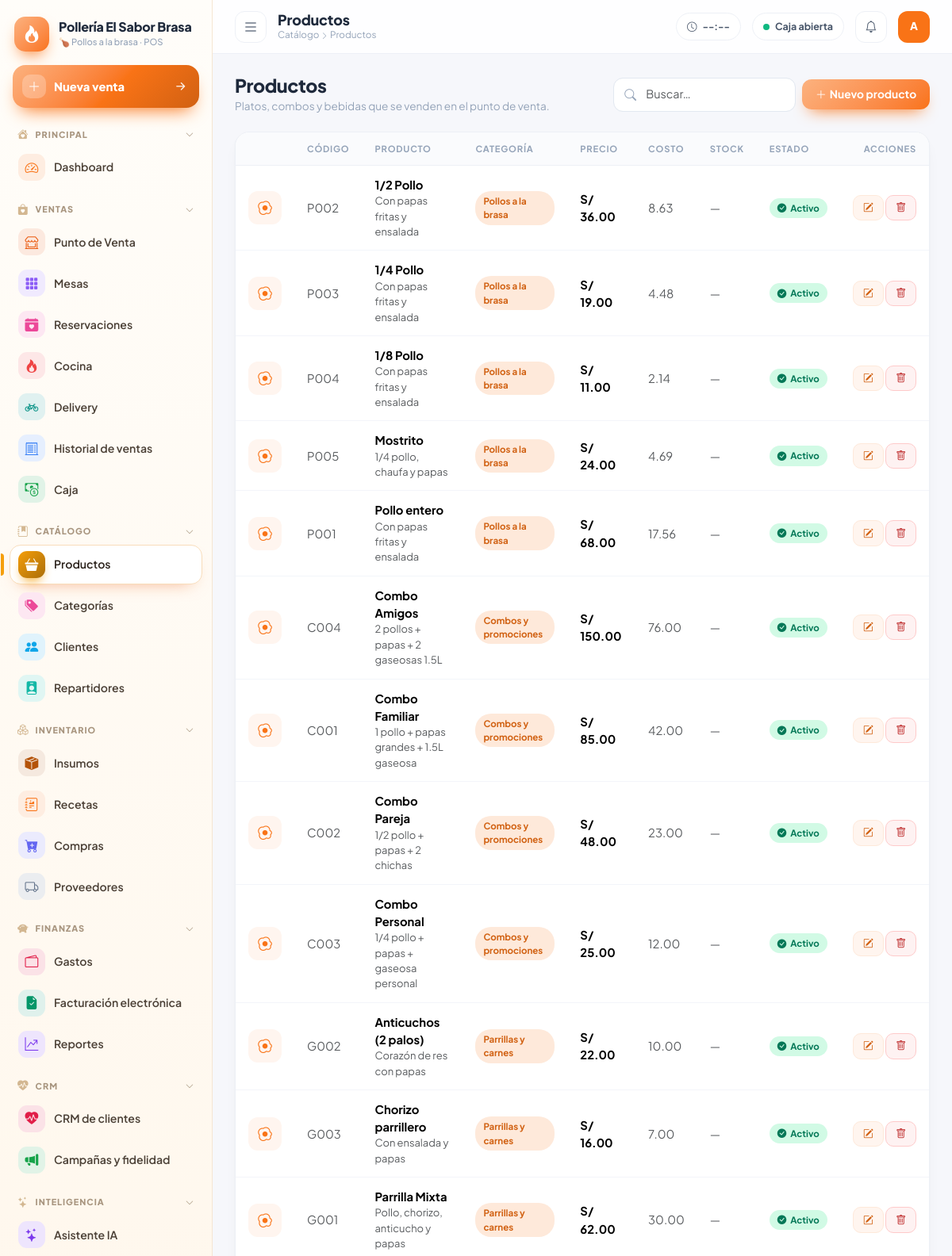
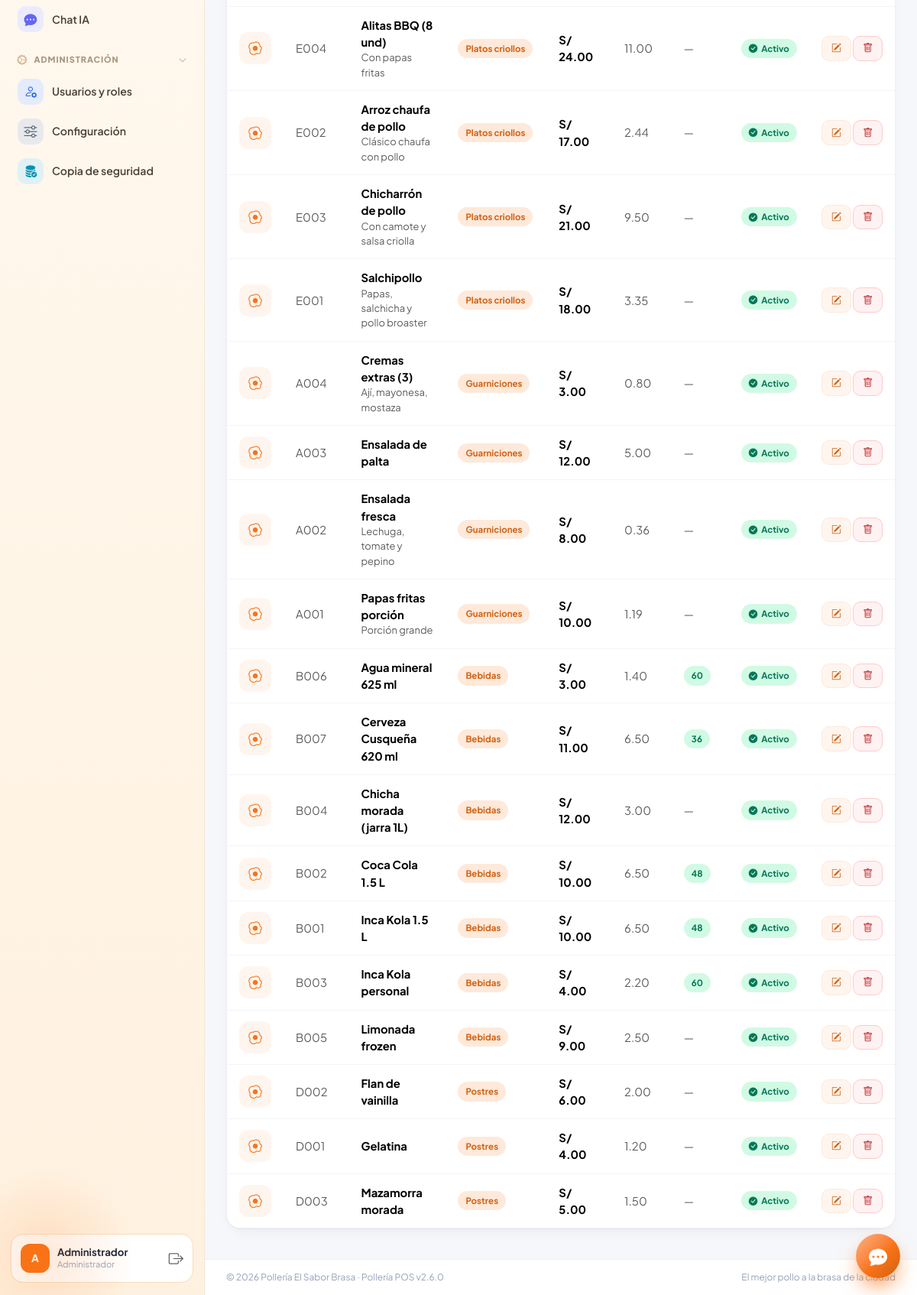
Page /index.php?r=productos/index (signed in) on the committed database (2 pictures, top to bottom).
### tables this page shows
CREATE TABLE IF NOT EXISTS `productos` (
  `id` int unsigned NOT NULL AUTO_INCREMENT,
  `categoria_id` int unsigned NOT NULL,
  `codigo` varchar(30) DEFAULT NULL,
  `nombre` varchar(120) NOT NULL,
  `descripcion` varchar(255) DEFAULT NULL,
  `precio` decimal(12,2) NOT NULL DEFAULT '0.00',
  `costo` decimal(12,2) NOT NULL DEFAULT '0.00',
  `imagen` varchar(255) DEFAULT NULL,
  `stock_control` tinyint(1) NOT NULL DEFAULT '0',
  `stock` decimal(12,2) NOT NULL DEFAULT '0.00',
  `stock_minimo` decimal(12,2) NOT NULL DEFAULT '0.00',
  `para_cocina` tinyint(1) NOT NULL DEFAULT '1',
  `estado` tinyint(1) NOT NULL DEFAULT '1',
  `created_at` timestamp NOT NULL DEFAULT CURRENT_TIMESTAMP,
  PRIMARY KEY (`id`),
  KEY `idx_prod_cat` (`categoria_id`),
  CONSTRAINT `fk_prod_cat` FOREIGN KEY (`categoria_id`) REFERENCES `categorias` (`id`)
);

CREATE TABLE IF NOT EXISTS `categorias` (
  `id` int unsigned NOT NULL AUTO_INCREMENT,
  `nombre` varchar(80) NOT NULL,
  `icono` varchar(40) NOT NULL DEFAULT 'bi-egg-fried',
  `color` varchar(9) NOT NULL DEFAULT '#F97316',
  `orden` int NOT NULL DEFAULT '0',
  `estado` tinyint(1) NOT NULL DEFAULT '1',
  PRIMARY KEY (`id`)
);

### core/Controller.php (called while the page is built, shortened)
<?php
abstract class Controller
{
    protected string $module = '';
    protected function view(string $view, array $data = [], string $layout = 'layouts/main'): void
    {
        $data += ['title' => APP_NAME, 'module' => $this->module, 'useCharts' => false];
        extract($data, EXTR_SKIP);
        require BASE_PATH . '/app/views/' . $view . '.php';
        $content = ob_get_clean();
        require BASE_PATH . '/app/views/' . $layout . '.php';
    }
}

### core/CrudController.php (called while the page is built, shortened)
<?php
abstract class CrudController extends Controller
{
    protected function cfgc(): array
    {
        $c = $this->config();
        $c += [
            'select' => null, 'order' => 'id DESC', 'icon' => 'bi-list', 'plural' => $c['title'] ?? '',
            'route' => $this->module, 'list_action' => 'index', 'columns' => [], 'fields' => [],
            'extra_actions' => [], 'can_delete' => true, 'subtitle' => '', 'header_actions' => '',
        ];
        return $c;
    }
    protected function listRows(array $c): array
    {
        $sql = $c['select'] ?: 'SELECT * FROM `' . $c['table'] . '`';
        return DB::all($sql . ' ORDER BY ' . $c['order']);
    }
    protected function renderList(): void
    {
        $c = $this->cfgc();
        $this->view('crud/index', [
            'title' => $c['title'], 'c' => $c, 'rows' => $this->listRows($c),
        ]);
    }
    public function indexAction(): void { $this->renderList(); }
}

### index.php (called while the page is built, shortened)
<?php
$route = $_GET['r'] ?? '';
$parts = explode('/', $route);
$act  = $parts[1] ?? 'index';
$obj = new $class();
$method = $act . 'Action';
try {
    $obj->$method();
} catch (Throwable $e) {
    http_response_code(500);
    if (is_ajax()) {
        header('Content-Type: application/json; charset=utf-8');
        echo json_encode(['ok' => false, 'msg' => APP_DEBUG ? $e->getMessage() : 'Error interno']);
    } else {
        echo '<pre style="padding:20px;font-family:monospace">' . (APP_DEBUG ? e($e->getMessage() . "\n" . $e->getFile() . ':' . $e->getLine()) : 'Error interno del servidor') . '</pre>';
    }
}

### core/helpers.php (called while the page is built, shortened)
<?php
function e($v): string { return htmlspecialchars((string)$v, ENT_QUOTES, 'UTF-8'); }
function url(string $route = 'dashboard/index', array $params = []): string
{
    return BASE_URL . '/index.php?' . http_build_query(array_merge(['r' => $route], $params));
}
function asset(string $path): string
{
    $f = BASE_PATH . '/assets/' . $path;
    return BASE_URL . '/assets/' . $path . (is_file($f) ? '?v=' . filemtime($f) : '');
}
function cfg(string $key, $default = '') { return Setting::get($key, $default); }
function num($n, ?int $dec = null): string
{
    $dec ??= (int)cfg('decimales', 2);
    return number_format((float)$n, $dec, cfg('sep_decimal', '.'), cfg('sep_miles', ','));
}
function money($n, bool $symbol = true): string
{
    $s = num($n);
    $sym = cfg('moneda_simbolo', 'S/');
    return cfg('moneda_posicion', 'antes') === 'despues' ? $s . ' ' . $sym : $sym . ' ' . $s;
}
function initials(string $name): string
{
    $p = preg_split('/\s+/', trim($name));
    return mb_strtoupper(mb_substr($p[0] ?? '', 0, 1) . mb_substr($p[1] ?? '', 0, 1));
}

### core/DB.php (called while the page is built, shortened)
<?php
class DB
{
    private static ?PDO $pdo = null;
    public static function pdo(): PDO
    {
        if (self::$pdo === null) {
            $dsn = 'mysql:host=' . DB_HOST . ';port=' . DB_PORT . ';dbname=' . DB_NAME . ';charset=utf8mb4';
            self::$pdo = new PDO($dsn, DB_USER, DB_PASS, [
                PDO::ATTR_ERRMODE            => PDO::ERRMODE_EXCEPTION,
                PDO::ATTR_DEFAULT_FETCH_MODE => PDO::FETCH_ASSOC,
                PDO::ATTR_EMULATE_PREPARES   => false,
            ]);
            self::$pdo->exec("SET time_zone = '" . date('P') . "'");
        }
        return self::$pdo;
    }
    public static function q(string $sql, array $p = []): PDOStatement
    {
        $st = self::pdo()->prepare($sql);
        $st->execute($p);
        return $st;
    }
    public static function all(string $sql, array $p = []): array { return self::q($sql, $p)->fetchAll(); }
    public static function one(string $sql, array $p = []): ?array { $r = self::q($sql, $p)->fetch(); return $r ?: null; }
}

### core/Setting.php (called while the page is built, shortened)
<?php
class Setting
{
    private static ?array $cache = null;
    public static function load(bool $force = false): void
    {
        if (self::$cache === null || $force) {
            self::$cache = [];
            foreach (DB::all('SELECT clave, valor FROM configuraciones') as $r) {
                self::$cache[$r['clave']] = $r['valor'];
            }
        }
    }
    public static function get(string $key, $default = '')
    {
        return array_key_exists($key, self::$cache) && self::$cache[$key] !== null ? self::$cache[$key] : $default;
    }
}

### core/Auth.php (called while the page is built, shortened)
<?php
class Auth
{
    public static function user(): ?array { return $_SESSION['user'] ?? null; }
    public static function id(): int { return (int)($_SESSION['user']['id'] ?? 0); }
    public static function modules(): array { static $m = null; return $m ??= require BASE_PATH . '/config/modules.php'; }
    public static function can(string $module): bool
    {
        $u = self::user();
        if ($u['permisos'] === '*') return true;
        return in_array($module, array_map('trim', explode(',', $u['permisos'])), true);
    }
}

### app/views/crud/index.php (the view, shortened to what this page needs)
<?php
$cols = $c['columns'];
function crud_cell(array $col, array $row): string
{
    $k = $col['key'];
    $v = $row[$k] ?? null;
    $t = $col['type'] ?? 'text';
    switch ($t) {
        case 'strong': return '<span class="fw-bold">' . e($v) . '</span>' . (!empty($col['sub']) && !empty($row[$col['sub']]) ? '<div class="text-muted small">' . e($row[$col['sub']]) . '</div>' : '');
        case 'money':  return '<span class="fw-bold">' . e(money($v)) . '</span>';
        case 'bool':   return $v ? '<span class="bsoft ok"><i class="bi bi-check-circle-fill"></i>Activo</span>' : '<span class="bsoft gray"><i class="bi bi-dash-circle"></i>Inactivo</span>';
        case 'img':    return $v ? '<img class="thumb" src="' . e(upload_url($v)) . '" alt="">' : '<span class="thumb"><i class="bi ' . e($col['icon'] ?? 'bi-image') . '"></i></span>';
        case 'badge':  return $v !== null && $v !== '' ? '<span class="bsoft ' . e($col['class'] ?? 'brand') . '">' . e($v) . '</span>' : '<span class="text-muted">—</span>';
        case 'stock':
            if (isset($row['stock_control']) && !(int)$row['stock_control']) return '<span class="text-muted">—</span>';
            $low = isset($row['stock_minimo']) && (float)$v <= (float)$row['stock_minimo'];
            $unit = !empty($col['unit']) ? ' ' . e($row[$col['unit']] ?? '') : '';
            return '<span class="bsoft ' . ($low ? 'bad' : 'ok') . '">' . e(num($v, $col['dec'] ?? 0)) . $unit . '</span>';
        case 'muted':  return '<span class="text-muted">' . e($v ?: '—') . '</span>';
    }
}
?>
<div class="page-head">
  <div><h2><?= e($c['title']) ?></h2><p><?= e($c['subtitle'] ?: 'Gestione el listado de ' . mb_strtolower($c['title'])) ?></p></div>
  <div class="d-flex gap-2 flex-wrap align-items-center">
    <div class="search-box"><i class="bi bi-search"></i><input type="search" class="form-control" placeholder="Buscar…" data-filter-table="#crudTable" style="min-width:230px"></div>
    <button class="btn btn-brand" id="btnNew"><i class="bi bi-plus-lg me-1"></i>Nuevo <?= e($c['singular']) ?></button>
  </div>
</div>
<div class="card-soft">
  <div class="table-wrap">
    <table class="table table-modern" id="crudTable">
      <thead><tr>
        <?php foreach ($cols as $col): ?><th class="<?= e($col['th'] ?? '') ?>"><?= e($col['label']) ?></th><?php endforeach; ?>
        <th class="text-end">Acciones</th>
      </tr></thead>
      <tbody>
      <?php foreach ($rows as $r): ?>
        <tr data-row="<?= e(json_encode($r, JSON_UNESCAPED_UNICODE)) ?>">
          <?php foreach ($cols as $col): ?><td class="<?= e($col['td'] ?? '') ?>"><?= crud_cell($col, $r) ?></td><?php endforeach; ?>
          <td class="text-end text-nowrap">
            <button class="btn btn-soft btn-sm btn-edit" title="Editar"><i class="bi bi-pencil-square"></i></button>
            <?php if ($c['can_delete']): ?>
            <form method="post" action="<?= e(url($c['route'] . '/delete')) ?>" class="d-inline" data-confirm="Se eliminará este registro de forma permanente." data-danger="1" data-btn="Eliminar">
              <button class="btn btn-danger-soft btn-sm" title="Eliminar"><i class="bi bi-trash"></i></button>
            </form>
            <?php endif; ?>
          </td>
        </tr>
      <?php endforeach; ?>
      </tbody>
    </table>
  </div>
</div>

### app/views/layouts/main.php (shortened to what this page needs)
<?php
$mods = Auth::modules();
$groups = [];
foreach ($mods as $key => $m) { if (Auth::can($key)) $groups[$m[2]][$key] = $m; }
$user = Auth::user();
$empresa = cfg('empresa_nombre', APP_NAME);
$logo = cfg('empresa_logo');
$cajaAbierta = DB::one("SELECT id, fecha_apertura FROM cajas WHERE usuario_id = ? AND estado = 'abierta' ORDER BY id DESC LIMIT 1", [Auth::id()]);
$alertas = 0;
if (Auth::can('insumos')) {
    $alertas += (int)DB::val('SELECT COUNT(*) FROM insumos WHERE estado=1 AND stock <= stock_minimo');
    $alertas += (int)DB::val('SELECT COUNT(*) FROM productos WHERE estado=1 AND stock_control=1 AND stock <= stock_minimo');
}
$crumb = $mods[$module][2] ?? 'Principal';
?><!doctype html>
<html lang="es">
<head>
<link href="https://cdn.jsdelivr.net/npm/bootstrap@5.3.3/dist/css/bootstrap.min.css" rel="stylesheet">
<link href="https://cdn.jsdelivr.net/npm/bootstrap-icons@1.11.3/font/bootstrap-icons.min.css" rel="stylesheet">
<link href="<?= asset('css/app.css') ?>" rel="stylesheet">
</head>
<body>
<div class="app">
  <aside class="sidebar" id="sidebar">
    <div class="sb-brand">
      <div class="sb-logo"><?php if ($logo): ?><img src="<?= e(upload_url($logo)) ?>" alt=""><?php else: ?><i class="bi bi-fire"></i><?php endif; ?></div>
      <div style="min-width:0">
        <div class="sb-title text-truncate"><?= e($empresa) ?></div>
        <div class="sb-sub">🍗 Pollos a la brasa · POS</div>
      </div>
    </div>
    <?php if (Auth::can('pos')): ?>
    <div class="sb-cta-wrap">
      <a href="<?= e(url('pos/index')) ?>" class="sb-cta" title="Nueva venta"><span class="ic"><i class="bi bi-plus-lg"></i></span><span class="tx">Nueva venta</span><i class="bi bi-arrow-right-short go"></i></a>
    </div>
    <?php endif; ?>
    <nav class="sb-nav">
      <?php
      $mc = ['dashboard' => '#F97316', 'pos' => '#EA580C', 'mesas' => '#8B5CF6', 'reservas' => '#EC4899', 'cocina' => '#EF4444', 'delivery' => '#0D9488', 'ventas' => '#3B82F6', 'caja' => '#16A34A',
             'productos' => '#F59E0B', 'categorias' => '#EC4899', 'clientes' => '#0EA5E9', 'repartidores' => '#14B8A6', 'insumos' => '#B45309', 'recetas' => '#F97316',
             'compras' => '#6366F1', 'proveedores' => '#64748B', 'gastos' => '#E11D48', 'reportes' => '#7C3AED', 'facturacion' => '#059669', 'crm' => '#E11D48', 'campanas' => '#16A34A', 'asistente' => '#7C3AED', 'chat' => '#6366F1', 'usuarios' => '#2563EB', 'empresa' => '#475569', 'backup' => '#0891B2'];
      $gi = ['Principal' => 'bi-house-heart-fill', 'Ventas' => 'bi-bag-heart-fill', 'Catálogo' => 'bi-journal-bookmark-fill', 'Inventario' => 'bi-boxes', 'Finanzas' => 'bi-piggy-bank-fill', 'CRM' => 'bi-heart-pulse-fill', 'Inteligencia' => 'bi-stars', 'Administración' => 'bi-gear-wide-connected'];
      foreach ($groups as $g => $items): $hasActive = isset($items[$module]); ?>
        <div class="sb-sec <?= $hasActive ? 'has-active' : '' ?>" data-g="<?= e($g) ?>">
          <button type="button" class="sb-group"><i class="bi <?= e($gi[$g] ?? 'bi-grid') ?> gi"></i><span><?= e($g) ?></span><i class="bi bi-chevron-down chev"></i></button>
          <div class="sb-items">
          <?php foreach ($items as $key => $m): ?>
            <a class="sb-link <?= $module === $key ? 'active' : '' ?>" style="--c:<?= $mc[$key] ?? '#F97316' ?>" href="<?= e(url($m[3])) ?>" title="<?= e($m[0]) ?>">
              <div class="ti"><i class="bi <?= e($m[1]) ?>"></i></div><span class="lb"><?= e($m[0]) ?></span>
            </a>
          <?php endforeach; ?>
          </div>
        </div>
      <?php endforeach; ?>
    </nav>
    <div class="sb-user">
      <div class="avatar"><?php if (!empty($user['avatar'])): ?><img src="<?= e(upload_url($user['avatar'])) ?>" alt=""><?php else: ?><?= e(initials($user['nombre'])) ?><?php endif; ?></div>
      <div class="info" style="min-width:0;flex:1">
        <div class="nm"><?= e($user['nombre']) ?></div>
        <div class="rl"><?= e($user['rol']) ?></div>
      </div>
      <a href="<?= e(url('auth/logout')) ?>" class="text-muted info" title="Cerrar sesión" style="font-size:1.2rem"><i class="bi bi-box-arrow-right"></i></a>
    </div>
  </aside>
  <div class="main">
    <header class="topbar">
      <button class="icon-btn" id="sbToggle" type="button" aria-label="Menú"><i class="bi bi-list fs-5"></i></button>
      <div class="me-auto" style="min-width:0">
        <h1 class="tb-title text-truncate"><?= e($title) ?></h1>
        <div class="tb-crumb d-none d-sm-block"><?= e($crumb) ?> <i class="bi bi-chevron-right" style="font-size:.6rem"></i> <?= e($title) ?></div>
      </div>
      <span class="chip d-none d-md-inline-flex"><i class="bi bi-clock"></i><span id="clock">--:--</span></span>
      <?php if (Auth::can('caja')): ?>
        <a href="<?= e(url('caja/index')) ?>" class="chip <?= $cajaAbierta ? '' : 'off' ?> text-decoration-none">
          <span class="pulse"></span><?= $cajaAbierta ? 'Caja abierta' : 'Caja cerrada' ?>
        </a>
      <?php endif; ?>
      <?php if (Auth::can('insumos')): ?>
        <a href="<?= e(url('insumos/index')) ?>" class="icon-btn" title="Alertas de stock"><i class="bi bi-bell"></i><?php if ($alertas): ?><span class="dot"></span><?php endif; ?></a>
      <?php endif; ?>
      <div class="dropdown">
        <button class="icon-btn p-0 border-0 bg-transparent" data-bs-toggle="dropdown" aria-expanded="false">
          <span class="avatar" style="width:40px;height:40px;border-radius:12px"><?php if (!empty($user['avatar'])): ?><img src="<?= e(upload_url($user['avatar'])) ?>" alt=""><?php else: ?><?= e(initials($user['nombre'])) ?><?php endif; ?></span>
        </button>
      </div>
    </header>
    <main class="content"><?= $content ?></main>
    <footer class="footer d-flex justify-content-between flex-wrap gap-2">
      <span>© <?= date('Y') ?> <?= e($empresa) ?> · <?= e(APP_NAME) ?> v<?= APP_VERSION ?></span>
      <span><?= e(cfg('empresa_eslogan')) ?></span>
    </footer>
  </div>
</div>
</body>
</html>

### rows in the picture
productos: codigo "P002", nombre "1/2 Pollo", descripcion "Con papas fritas y ensalada", categoria.nombre "Pollos a la brasa", precio "S/ 36.00", costo "8.63", estado 1 (drawn)
productos: codigo "P003", nombre "1/4 Pollo", descripcion "Con papas fritas y ensalada", categoria.nombre "Pollos a la brasa", precio "S/ 19.00", costo "4.48", estado 1 (drawn)
productos: codigo "P004", nombre "1/8 Pollo", descripcion "Con papas fritas y ensalada", categoria.nombre "Pollos a la brasa", precio "S/ 11.00", costo "2.14", estado 1 (drawn)
productos: codigo "P005", nombre "Mostrito", descripcion "1/4 pollo, chaufa y papas", categoria.nombre "Pollos a la brasa", precio "S/ 24.00", costo "4.69", estado 1 (drawn)
productos: codigo "P001", nombre "Pollo entero", descripcion "Con papas fritas y ensalada", categoria.nombre "Pollos a la brasa", precio "S/ 68.00", costo "17.56", estado 1 (drawn)
productos: codigo "C004", nombre "Combo Amigos", descripcion "2 pollos + papas + 2 gaseosas 1.5L", categoria.nombre "Combos y promociones", precio "S/ 150.00", costo "76.00", estado 1 (drawn)
productos: codigo "C001", nombre "Combo Familiar", descripcion "1 pollo + papas grandes + 1.5L gaseosa", categoria.nombre "Combos y promociones", precio "S/ 85.00", costo "42.00", estado 1 (drawn)
productos: codigo "C002", nombre "Combo Pareja", descripcion "1/2 pollo + papas + 2 chichas", categoria.nombre "Combos y promociones", precio "S/ 48.00", costo "23.00", estado 1 (drawn)
productos: codigo "C003", nombre "Combo Personal", descripcion "1/4 pollo + papas + gaseosa personal", categoria.nombre "Combos y promociones", precio "S/ 25.00", costo "12.00", estado 1 (drawn)
productos: codigo "G002", nombre "Anticuchos (2 palos)", descripcion "Corazón de res con papas", categoria.nombre "Parrillas y carnes", precio "S/ 22.00", costo "10.00", estado 1 (drawn)
productos: codigo "G003", nombre "Chorizo parrillero", descripcion "Con ensalada y papas", categoria.nombre "Parrillas y carnes", precio "S/ 16.00", costo "7.00", estado 1 (drawn)
productos: codigo "G001", nombre "Parrilla Mixta", descripcion "Pollo, chorizo, anticucho y papas", categoria.nombre "Parrillas y carnes", precio "S/ 62.00", costo "30.00", estado 1 (drawn)
productos: codigo "E004", nombre "Alitas BBQ (8 und)", descripcion "Con papas fritas", categoria.nombre "Platos criollos", precio "S/ 24.00", costo "11.00", estado 1 (drawn)
productos: codigo "E002", nombre "Arroz chaufa de pollo", descripcion "Clásico chaufa con pollo", categoria.nombre "Platos criollos", precio "S/ 17.00", costo "2.44", estado 1 (drawn)
productos: codigo "E003", nombre "Chicharrón de pollo", descripcion "Con camote y salsa criolla", categoria.nombre "Platos criollos", precio "S/ 21.00", costo "9.50", estado 1 (drawn)
productos: codigo "E001", nombre "Salchipollo", descripcion "Papas, salchicha y pollo broaster", categoria.nombre "Platos criollos", precio "S/ 18.00", costo "3.35", estado 1 (drawn)
productos: codigo "A004", nombre "Cremas extras (3)", descripcion "Ají, mayonesa, mostaza", categoria.nombre "Guarniciones", precio "S/ 3.00", costo "0.80", estado 1 (drawn)
productos: codigo "A003", nombre "Ensalada de palta", categoria.nombre "Guarniciones", precio "S/ 12.00", costo "5.00", estado 1 (drawn)
productos: codigo "A002", nombre "Ensalada fresca", descripcion "Lechuga, tomate y pepino", categoria.nombre "Guarniciones", precio "S/ 8.00", costo "0.36", estado 1 (drawn)
productos: codigo "A001", nombre "Papas fritas porción", descripcion "Porción grande", categoria.nombre "Guarniciones", precio "S/ 10.00", costo "1.19", estado 1 (drawn)
productos: codigo "B006", nombre "Agua mineral 625 ml", categoria.nombre "Bebidas", precio "S/ 3.00", costo "1.40", stock "60", estado 1 (drawn)
productos: codigo "B007", nombre "Cerveza Cusqueña 620 ml", categoria.nombre "Bebidas", precio "S/ 11.00", costo "6.50", stock "36", estado 1 (drawn)
productos: codigo "B004", nombre "Chicha morada (jarra 1L)", categoria.nombre "Bebidas", precio "S/ 12.00", costo "3.00", estado 1 (drawn)
productos: codigo "B002", nombre "Coca Cola 1.5 L", categoria.nombre "Bebidas", precio "S/ 10.00", costo "6.50", stock "48", estado 1 (drawn)
productos: codigo "B001", nombre "Inca Kola 1.5 L", categoria.nombre "Bebidas", precio "S/ 10.00", costo "6.50", stock "48", estado 1 (drawn)
productos: codigo "B003", nombre "Inca Kola personal", categoria.nombre "Bebidas", precio "S/ 4.00", costo "2.20", stock "60", estado 1 (drawn)
productos: codigo "B005", nombre "Limonada frozen", categoria.nombre "Bebidas", precio "S/ 9.00", costo "2.50", estado 1 (drawn)
productos: codigo "D002", nombre "Flan de vainilla", categoria.nombre "Postres", precio "S/ 6.00", costo "2.00", estado 1 (drawn)
productos: codigo "D001", nombre "Gelatina", categoria.nombre "Postres", precio "S/ 4.00", costo "1.20", estado 1 (drawn)
productos: codigo "D003", nombre "Mazamorra morada", categoria.nombre "Postres", precio "S/ 5.00", costo "1.50", estado 1 (drawn)

### other values in the picture
$empresa "Pollería El Sabor Brasa"
$g "PRINCIPAL"
$m[0] "Dashboard"
$g "VENTAS"
$m[0] "Punto de Venta"
$m[0] "Mesas"
$m[0] "Reservaciones"
$m[0] "Cocina"
$m[0] "Delivery"
$m[0] "Historial de ventas"
$m[0] "Caja"
$g "CATÁLOGO"
$m[0] "Productos"
$m[0] "Categorías"
$m[0] "Clientes"
